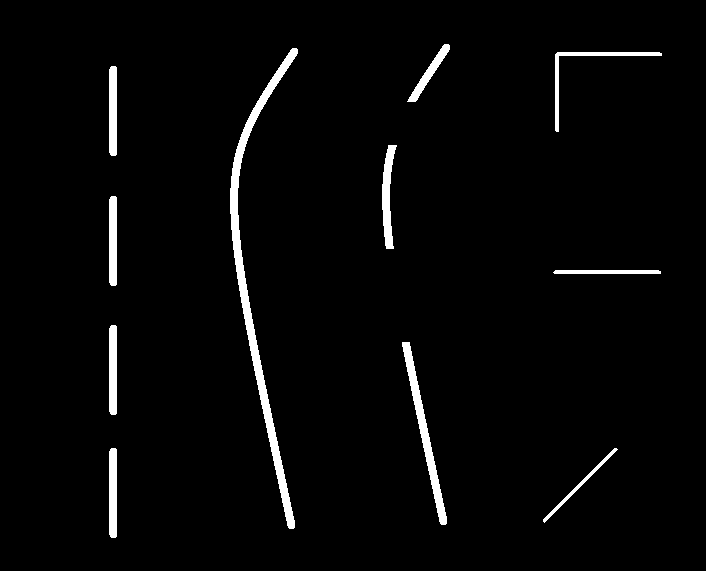
#> input picture lanes.png, 706 x 571 px, given in place of test.mp4, which was not available
$ python lanedetect_threshold.py   (Python 2 division)
#> lines starting #> are read from the running program, lines starting #| are printed output that depends on the picture; after the words box and inside, x2 and y2 are one past the last pixel; in counts of white or black regions, pixels touching at a corner belong together; pictures that were not available may be replaced by others from this repository, and a replacement may not be noted
### src/helpers.py
import cv2
import numpy as np

'''
helpers.py - general CV helper functions
'''

def transform(img,src_corners,dst_corners,size):
    #project image
    M = cv2.getPerspectiveTransform(src_corners,dst_corners)
    per = cv2.warpPerspective(img,M,size,borderValue=255)
    return per

# [54 lines left out: functions thin, balance, auto_canny, not called in this run]


def find_lane(frame):
    w,h = frame.shape

    #parameters
    starting_y = 580                #what y pixel we start looking for the lane
    step_y = 25                     #how many pixel we step between scans
    line_threshold = 127            #what pixel value is considered an edge
    max_lane_width = 150            #when we stop classifying the edge as a lane
    max_lane_divergence = 15        #how aggressively the lane can change direction

    #lane data
    left_line = []
    right_line = []
    center_line = []


    current_y = starting_y + 3
    while True:
        #use previous lane center as X starting point - if it exists
        if len(center_line) > 0:
            center_x = center_line[-1][0]
        else:
            center_x = w/2
        #move up the image
        current_y  -= step_y

        #check for lane end or image end
        if current_y < 0 or frame[current_y][center_x] > line_threshold:
            break

        #if lane hasn't ended scan left
        cnt = 0
        found_left_line = False
        left_x = 0
        while not found_left_line and cnt < max_lane_width:
            left_x = center_x - cnt
            if left_x < 0: #we hit the image border so we can't extract line data
                break
            pixel = frame[current_y][left_x]
            if pixel > line_threshold: #white pixel
                found_left_line = True
            cnt+=1

        #if lane hasn't ended scan right
        cnt = 0
        found_right_line = False
        right_x = 0
        while not found_right_line and cnt < max_lane_width:
            right_x = center_x + cnt
            if right_x > w - 1: #we hit the image border so we can't extract line data
                break
            pixel = frame[current_y][right_x]
            if pixel > line_threshold: #white pixel
                found_right_line = True
            cnt+=1


        #check for line divergance
        if found_left_line and len(left_line)>0:
            last_left_line = left_line[-1]
            diff_left = abs(left_x - last_left_line[0])
            if diff_left > max_lane_divergence:
                found_left_line = False
        if found_right_line and len(right_line)>0:
            last_right_line = right_line[-1]
            diff_right = abs(right_x - last_right_line[0])
            if diff_right > max_lane_divergence:
                found_right_line = False


        #both lines found
        if found_left_line and found_right_line:
            lane_width = right_x - left_x
            #lane is not too wide - calculate new center an check line divergance
            if lane_width <= max_lane_width:
                center_x = (left_x + right_x)/2

                right_line.append((right_x,current_y))
                left_line.append((left_x,current_y))
                center_line.append((center_x,current_y))

        #only found left line - try to calculate center using existing lane data
        elif found_left_line:
            if len(left_line) > 0 and len(center_line) > 0:
                last_left_line = left_line[-1]
                last_center_line = center_line[-1]
                diff = last_center_line[0] - last_left_line[0]
                center_x = left_x + diff
                center_line.append((center_x,current_y))
            left_line.append((left_x,current_y))

        #only found right line - try to calculate center
        elif found_right_line:
            if len(right_line) > 0 and len(center_line) > 0:
                last_right_line = right_line[-1]
                last_center_line = center_line[-1]
                diff = last_center_line[0] - last_right_line[0]
                center_x = right_x + diff
                center_line.append((center_x,current_y))
            right_line.append((right_x,current_y))

    return (left_line, center_line, right_line)

### src/lanedetect_threshold.py
import time
import cv2
import numpy as np
import math
from helpers import *

'''
lanedetect_threshold.py - Detects lane using HSV thresholding.Works better than **lanedetect_edges.py**
                        but still susceptible to varying lighting conditions and highly dynamic scenes.
                        Would like to replace with kmean segmentation. Currently executes on a static file "test.mp4"

parameters  - video source: currently test.mp4
            - perspective mapping characteristics: Have to be hard coded if the camera's FOV, angle, height, or image size changed
                * This is a trial and error process for your video source
            - distortion characteristics: Currently not used but can be calculated using openCV
            - threshold_scale : scales the threshold value. It varies with the footage provide.

usage - python lanedetect_threshold.py
'''

class LaneDetector():

    def __init__(self,source):
        self.source = source
        #perspective mapping characteristics
        self.size = 640,640
        self.src_corners = np.float32([[0,719],[1279,719],[400,0],[880,0]])
        self.dst_corners = np.float32([[300,self.size[1]],[self.size[0]-300,self.size[1]],[0,0],[self.size[0],0]])

        #distortion characteristics
        self.matrix = np.array([[764.36600634, 0.0, 663.58169499],
        	[0.0, 764.86442335, 363.45071788],
        	[0.0, 0.0, 1.0]])
        self.distortion = np.array([-0.29435659, 0.14030301, 0.0, 0.0, 0.0])


        self.frames_since_last_detect = 4
        self.area_thresh = 100000

    def main(self):
        #open camera/video
        vid = cv2.VideoCapture(self.source)
        if vid is None:
            print "unable to open video"
            return

        while True:
            ret, frame = vid.read()
#> frame is the input picture: shape (571, 706, 3); 2.8% white; 11 white regions, largest, box (x1, y1, x2, y2) and area: (230, 48, 298, 529) 3999, (402, 342, 447, 525) 1489, (382, 145, 397, 249) 838
            cv2.imshow("original",frame)
            if frame is None:
                print "failed to grab frame"
                continue


            processed = self.analyze_frame(frame)
            cv2.waitKey(1)


    def analyze_frame(self,frame):

        #remove distortion
        #frame = cv2.undistort(frame,self.matrix,self.distortion)

        #crop
        frame = frame[180:720]
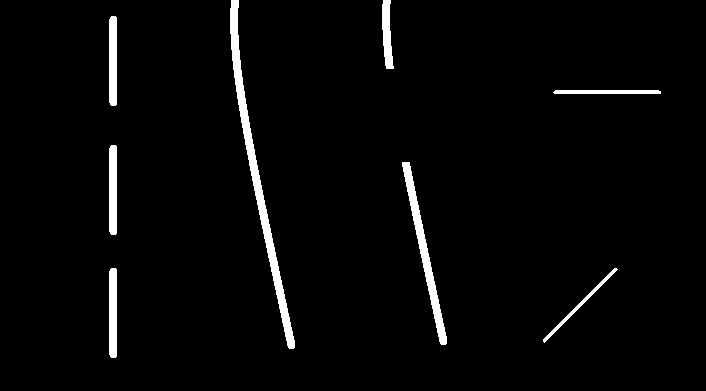
#> frame: shape (391, 706, 3); 2.8% white; 8 white regions, largest, box (x1, y1, x2, y2) and area: (230, 0, 295, 349) 2828, (402, 162, 447, 345) 1489, (109, 16, 117, 106) 710

        #remap perspective
        frame = transform(frame, self.src_corners, self.dst_corners, self.size)
#> in transform, `per = cv2.warpPerspective(img,M,size,borderValue=255)`:
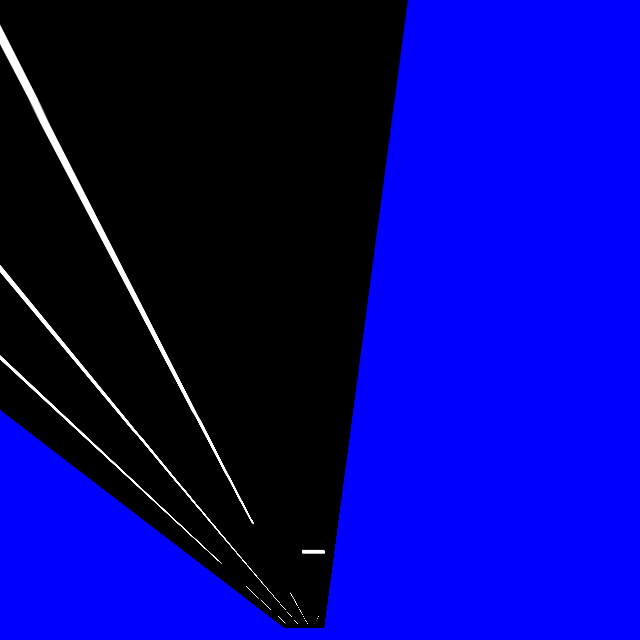
#> per: shape (640, 640, 3); mean of channels 0, 1, 2 134.3, 3.1, 3.1; drawn as B, G, R
        draw = np.copy(frame)

        #hsv color space
        frame = cv2.cvtColor(frame, cv2.COLOR_BGR2HSV)
#> frame: shape (640, 640, 3); mean H, S, V 61.8, 131.3, 134.3
        frame = cv2.split(frame)[1]
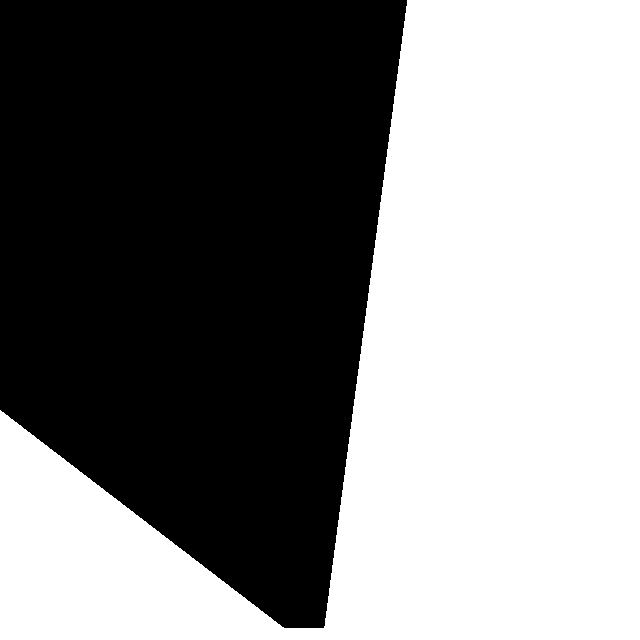
#> frame: shape (640, 640); 51.5% white; 1 black region, box (x1, y1, x2, y2) and area: (0, 0, 407, 628) 198658

        threshold_scale = 1.8
        threshold = self.calculate_lane_threshold(frame,threshold_scale)
#> in calculate_lane_threshold, `roi = frame[400:620,280:360]`:
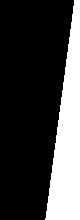
#> roi: shape (220, 80); 25.2% white; 1 white region, box (x1, y1, x2, y2) and area: (45, 0, 80, 220) 4442
#> in calculate_lane_threshold, `median = np.percentile(roi,50)`: median = 0
#> threshold = 0

        ret,frame = cv2.threshold(frame, threshold, 255, cv2.THRESH_BINARY)
#> ret = 0
        kernel = np.ones((3,3),dtype=np.uint8)
        frame = cv2.erode(frame,kernel,iterations = 1)
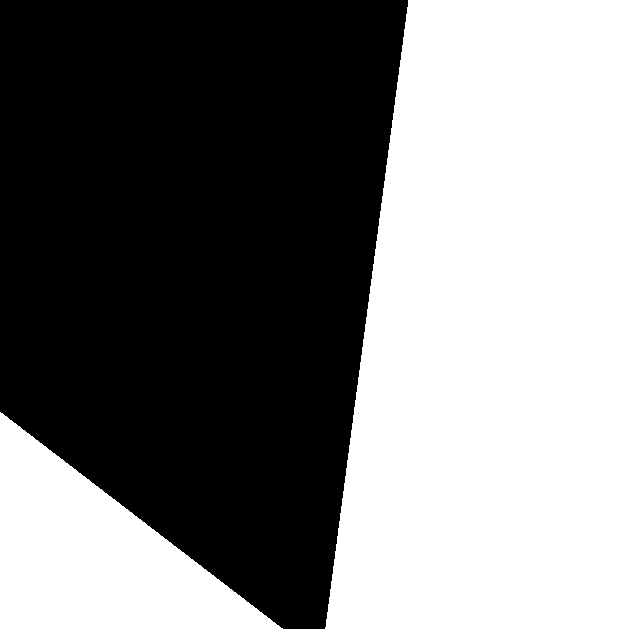
#> frame: shape (640, 640); 51.2% white; 1 black region, box (x1, y1, x2, y2) and area: (0, 0, 408, 629) 199912

        poly = np.array([[0,300],[0,639],[639,639],[639,300],[340,635],[300,635]])
        cv2.fillPoly(frame, [poly],0)
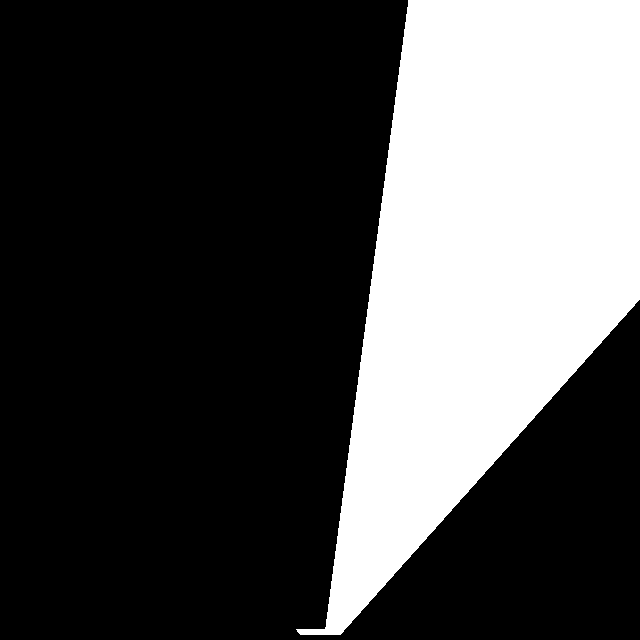
#> frame: shape (640, 640); 30.2% white; 1 white region, box (x1, y1, x2, y2) and area: (296, 0, 640, 635) 123631

        left_line, center_line, right_line = find_lane(frame)
#> after the loop in find_lane, `while True:`: center_line = []; current_y = -17; diff_right = 3; left_line = []; right_line = [(335, 558), (338, 533), (341, 508), (344, 483), (348, 458), (351, 433), (354, 408), (358, 383), (361, 358), (364, 333), (368, 308), (371, 283), (374, 258), (378, 233), (381, 208), (384, 183), (387, 158), (391, 133), (394, 108), (397, 83), (401, 58), (404, 33), (407, 8)]
#> left_line = []; center_line = []
        for pnt in left_line:
            cv2.circle(draw,pnt,5,(255,0,0),-1)
#> this loop made 0 passes
        for pnt in center_line:
            cv2.circle(draw,pnt,5,(255,255,0),-1)
        for pnt in right_line:
            cv2.circle(draw,pnt,5,(0,0,255),-1)
#> this loop made 23 passes
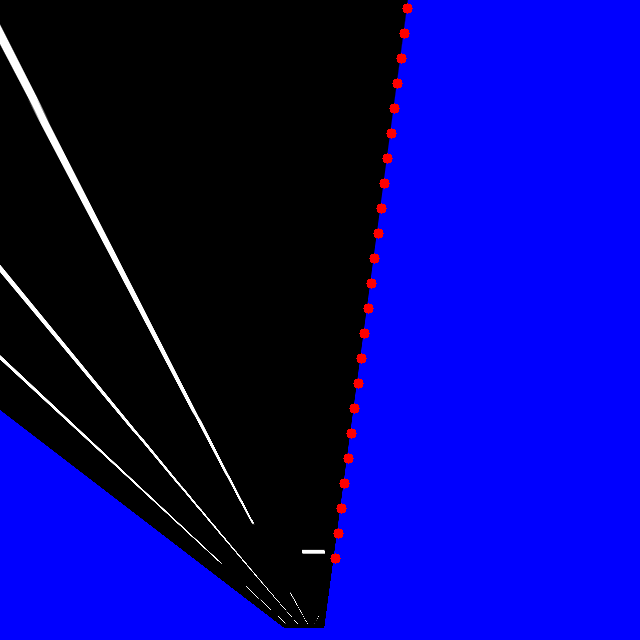
#> draw: shape (640, 640, 3); 0.45% of pixels changed, all inside (x1, y1, x2, y2) = (330, 3, 413, 564); drawn as B, G, R

        cv2.imshow("lane",draw)

        return frame


    #determine lane color bounds based on a ROI
    def calculate_lane_threshold(self,frame,scalar):
        roi = frame[400:620,280:360]
        median = np.percentile(roi,50)
        return median * scalar


if __name__ == '__main__':
    detector = LaneDetector("../test.mp4")
    detector.main()
